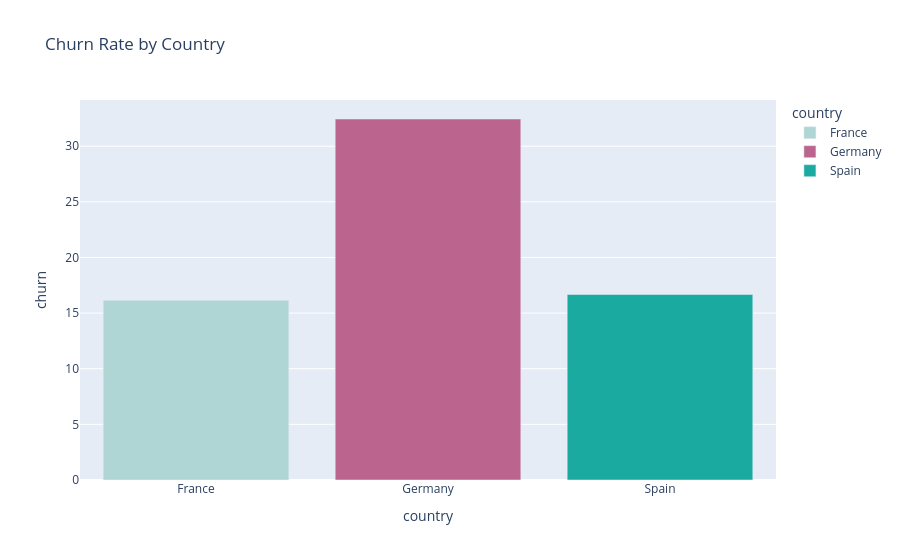

The notebook cell saved with this chart:
### Markdown cell above
## Churn Rate by Country

In this section, we analyze churn rates across different countries to identify geographical patterns in customer retention.

### Code cell
churn_by_country = (df.groupby('country')['churn'].mean().reset_index())

# Convert to percentage
churn_by_country['churn'] = churn_by_country['churn'] * 100

churn_by_country
fig = create_bar_chart(data=churn_by_country,x_col='country',y_col='churn',title='Churn Rate by Country',color_col='country')

fig.show()

### Figure 1 — Plotly figure (JSON) as saved in the notebook; plotly's stock layout.template omitted (floating-point values rounded to 4 significant figures)
{"data": [{"hovertemplate": "country=%{x}<br>churn=%{y}<extra></extra>", "legendgroup": "France", "marker": {"color": "#B0D5D5", "pattern": {"shape": ""}}, "name": "France", "orientation": "v", "showlegend": true, "textposition": "auto", "type": "bar", "x": ["France"], "xaxis": "x", "y": [16.15], "yaxis": "y"}, {"hovertemplate": "country=%{x}<br>churn=%{y}<extra></extra>", "legendgroup": "Germany", "marker": {"color": "#BB648D", "pattern": {"shape": ""}}, "name": "Germany", "orientation": "v", "showlegend": true, "textposition": "auto", "type": "bar", "x": ["Germany"], "xaxis": "x", "y": [32.44], "yaxis": "y"}, {"hovertemplate": "country=%{x}<br>churn=%{y}<extra></extra>", "legendgroup": "Spain", "marker": {"color": "#1BAAA0", "pattern": {"shape": ""}}, "name": "Spain", "orientation": "v", "showlegend": true, "textposition": "auto", "type": "bar", "x": ["Spain"], "xaxis": "x", "y": [16.67], "yaxis": "y"}], "layout": {"barmode": "relative", "legend": {"title": {"text": "country"}, "tracegroupgap": 0}, "title": {"text": "Churn Rate by Country"}, "xaxis": {"anchor": "y", "categoryarray": ["France", "Germany", "Spain"], "categoryorder": "array", "domain": [0, 1], "title": {"text": "country"}}, "yaxis": {"anchor": "x", "domain": [0, 1], "title": {"text": "churn"}}}}
